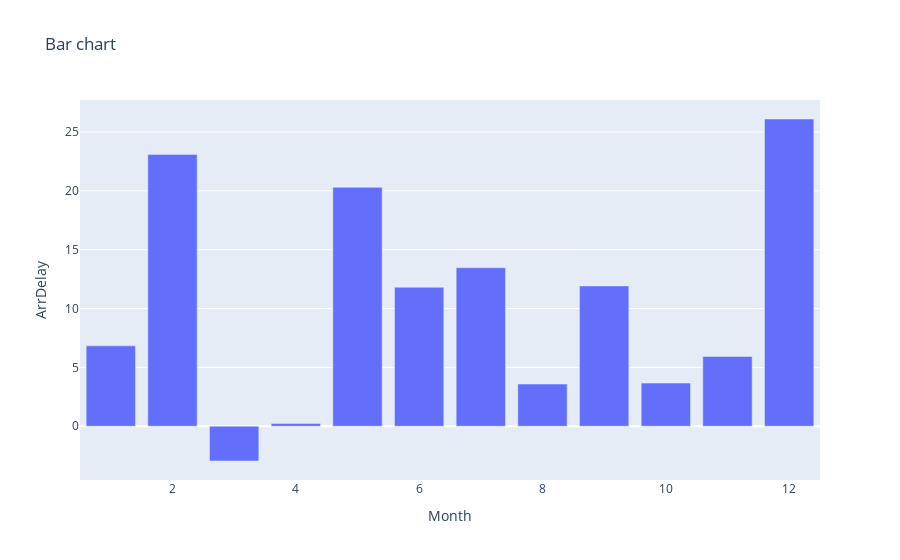

This figure's notebook cell:
### Code cell
fig = px.bar(line_data,
            x = 'Month',
            y = 'ArrDelay',
            title = 'Bar chart')
fig.show()

### Figure 1 — Plotly figure (JSON) as saved in the notebook; plotly's stock layout.template omitted (floating-point values rounded to 4 significant figures)
{"data": [{"alignmentgroup": "True", "hovertemplate": "Month=%{x}<br>ArrDelay=%{y}<extra></extra>", "legendgroup": "", "marker": {"color": "#636efa", "pattern": {"shape": ""}}, "name": "", "offsetgroup": "", "orientation": "v", "showlegend": false, "textposition": "auto", "type": "bar", "x": [1, 2, 3, 4, 5, 6, 7, 8, 9, 10, 11, 12], "xaxis": "x", "y": [6.827, 23.1, -2.955, 0.225, 20.3, 11.8, 13.47, 3.583, 11.92, 3.667, 5.925, 26.1], "yaxis": "y"}], "layout": {"barmode": "relative", "legend": {"tracegroupgap": 0}, "title": {"text": "Bar chart"}, "xaxis": {"anchor": "y", "domain": [0, 1], "title": {"text": "Month"}}, "yaxis": {"anchor": "x", "domain": [0, 1], "title": {"text": "ArrDelay"}}}}
